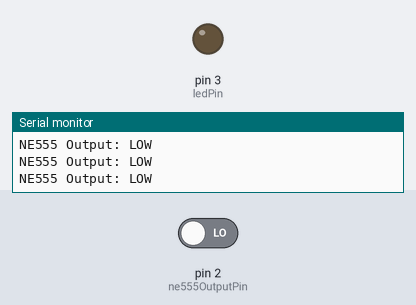
Bench run of a sketch on a simulated Arduino Uno, built with avr-gcc and run on an emulated ATmega328P. Parts: output pins drawn as LEDs (lit = HIGH), the last lines printed to the serial monitor. The inputs (shaded band) are chosen by the test bench; at power-on: pin 2 (ne555OutputPin) LOW.

Above: at 1.2 s.
1.3 s: pin 2 (ne555OutputPin) driven HIGH
At 2.1 s:
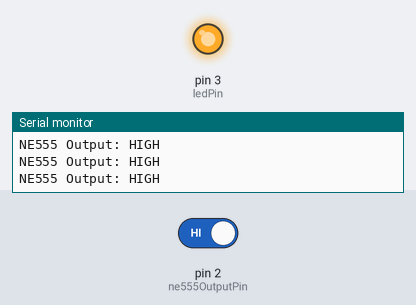
2.8 s: pin 2 (ne555OutputPin) driven LOW
At 3.4 s:
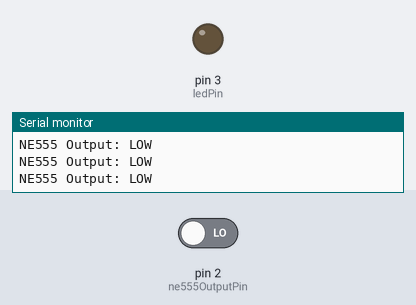
Timing chart, 0 to 5.8 s (numbered marks = the images above; inputs shaded):
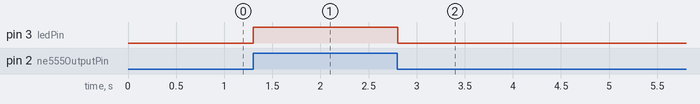

Measured:
- after the input at 1.3 s, pin 3 (ledPin): LOW → HIGH at once
- after the input at 2.8 s, pin 3 (ledPin): HIGH → LOW at once

The sketch:

Timer.ino
```cpp
const int ne555OutputPin = 2;  // Arduino pin connected to NE555 Pin 3 (OUTPUT)
const int ledPin = 3;          // Built-in LED to show status on Arduino

void setup() {
  pinMode(ne555OutputPin, INPUT);
  pinMode(ledPin, OUTPUT);
  Serial.begin(9600);
}

void loop() {
  int state = digitalRead(ne555OutputPin);  // Read NE555 output HIGH or LOW

  digitalWrite(ledPin, state);               // Mirror the NE555 output on Arduino LED

  Serial.print("NE555 Output: ");
  Serial.println(state == HIGH ? "HIGH" : "LOW");

  delay(100);
}
```
